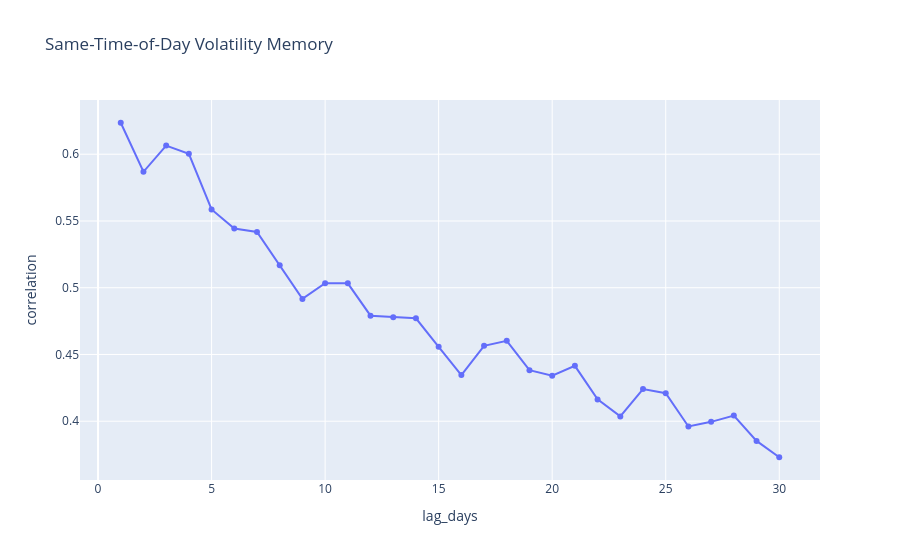
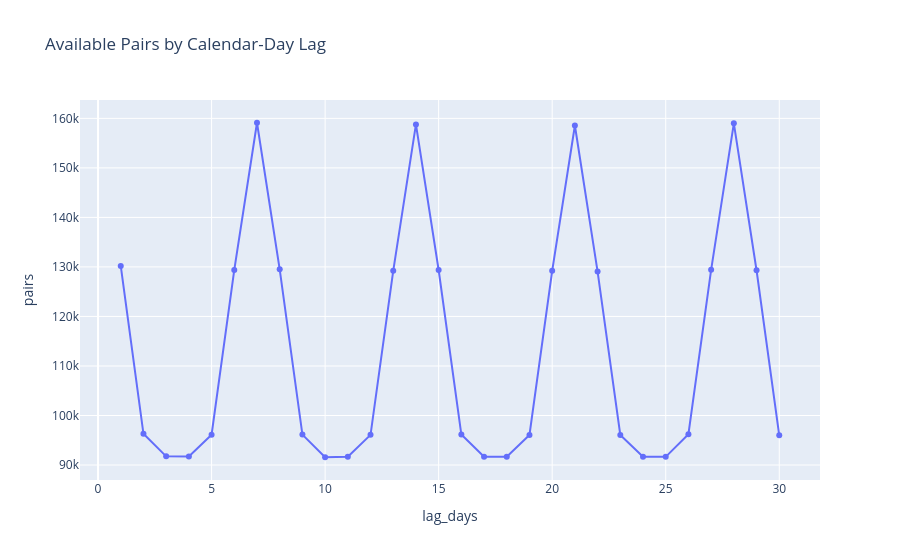

Notebook code for these charts, in order:
### Markdown cell above
### Same-time-of-day interday memory

### Code cell
fig = px.line(interday_memory_df, x="lag_days", y="correlation", markers=True, title="Same-Time-of-Day Volatility Memory")
fig.show()

fig = px.line(interday_memory_df, x="lag_days", y="pairs", markers=True, title="Available Pairs by Calendar-Day Lag")
fig.show()

### Figure 1 — Plotly figure (JSON) as saved in the notebook; plotly's stock layout.template omitted (floating-point values rounded to 4 significant figures)
{"data": [{"hovertemplate": "lag_days=%{x}<br>correlation=%{y}<extra></extra>", "legendgroup": "", "line": {"color": "#636efa", "dash": "solid"}, "marker": {"symbol": "circle"}, "mode": "lines+markers", "name": "", "orientation": "v", "showlegend": false, "type": "scatter", "x": [1, 2, 3, 4, 5, 6, 7, 8, 9, 10, 11, 12, 13, 14, 15, 16, 17, 18, 19, 20, 21, 22, 23, 24, 25, 26, 27, 28, 29, 30], "xaxis": "x", "y": [0.6236, 0.5868, 0.6065, 0.6003, 0.5586, 0.5443, 0.5417, 0.5168, 0.4916, 0.5034, 0.5033, 0.4791, 0.4779, 0.4771, 0.4557, 0.4346, 0.4565, 0.4602, 0.4382, 0.4341, 0.4415, 0.4163, 0.4036, 0.4241, 0.4209, 0.3961, 0.3995, 0.4042, 0.3852, 0.373], "yaxis": "y"}], "layout": {"legend": {"tracegroupgap": 0}, "title": {"text": "Same-Time-of-Day Volatility Memory"}, "xaxis": {"anchor": "y", "domain": [0, 1], "title": {"text": "lag_days"}}, "yaxis": {"anchor": "x", "domain": [0, 1], "title": {"text": "correlation"}}}}

### Figure 2 — Plotly figure (JSON) as saved in the notebook; plotly's stock layout.template omitted (floating-point values rounded to 4 significant figures)
{"data": [{"hovertemplate": "lag_days=%{x}<br>pairs=%{y}<extra></extra>", "legendgroup": "", "line": {"color": "#636efa", "dash": "solid"}, "marker": {"symbol": "circle"}, "mode": "lines+markers", "name": "", "orientation": "v", "showlegend": false, "type": "scatter", "x": [1, 2, 3, 4, 5, 6, 7, 8, 9, 10, 11, 12, 13, 14, 15, 16, 17, 18, 19, 20, 21, 22, 23, 24, 25, 26, 27, 28, 29, 30], "xaxis": "x", "y": [130197, 96298, 91753, 91741, 96113, 129384, 159115, 129510, 96142, 91569, 91680, 96088, 129216, 158777, 129378, 96152, 91663, 91653, 96074, 129215, 158562, 129068, 96082, 91680, 91651, 96218, 129409, 158992, 129331, 96003], "yaxis": "y"}], "layout": {"legend": {"tracegroupgap": 0}, "title": {"text": "Available Pairs by Calendar-Day Lag"}, "xaxis": {"anchor": "y", "domain": [0, 1], "title": {"text": "lag_days"}}, "yaxis": {"anchor": "x", "domain": [0, 1], "title": {"text": "pairs"}}}}
